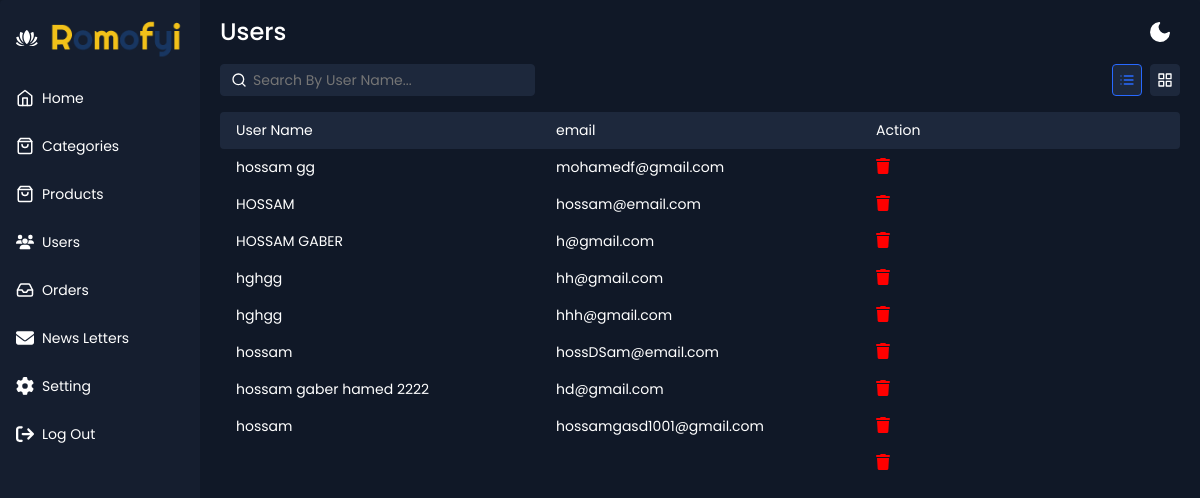
Page /Admin/dashboard.php?page=users (signed in) on the committed database.
### tables this page shows
CREATE TABLE `users` (
  `id` int(10) UNSIGNED NOT NULL,
  `name` varchar(255) NOT NULL,
  `email` varchar(255) NOT NULL,
  `email_verified_at` timestamp NULL DEFAULT NULL,
  `password` varchar(255) NOT NULL,
  `img` varchar(100) DEFAULT NULL,
  `remember_token` varchar(100) DEFAULT NULL,
  `created_at` timestamp NULL DEFAULT NULL,
  `updated_at` timestamp NULL DEFAULT NULL
);

### Admin/page/users.php (the view, shortened to what this page needs)
<div class="app-content">
    <div class="app-content-header">
        <h1 class="app-content-headerText">Users</h1>
        <button class="mode-switch" title="Switch Theme">
            <svg class="moon" fill="none" stroke="currentColor" stroke-linecap="round" stroke-linejoin="round"
                stroke-width="2" width="24" height="24" viewBox="0 0 24 24">
                <defs></defs>
                <path d="M21 12.79A9 9 0 1111.21 3 7 7 0 0021 12.79z"></path>
            </svg>
        </button>
    </div>
    <div class="app-content-actions">
        <form method="get" action="<?php __DIR__ ?>">
            <?php
            @$searchContent=$_GET['search'];
            if(!empty($searchContent)){
                ?>
                    <input style="color: var(--app-content-main-color);" class="search-bar" value="<?php echo $searchContent ?>" name="search" placeholder="Search By User Name..." type="text">
                <?php
            }else{
                ?>
                    <input  style="color: var(--app-content-main-color);"  class="search-bar" name="search" placeholder="Search By User Name..." type="text">
                <?php
            }
            ?>
        </form>
        <div class="app-content-actions-wrapper">
            <button class="action-button list active" title="List View">
            </button>
            <button class="action-button grid" title="Grid View">
            </button>
        </div>
    </div>
    <div class="products-area-wrapper tableView">
        <div class="products-header">
            <div class="product-cell category">User Name</div>
            <div class="product-cell status-cell">email</div>
            <div class="product-cell status-cell">Action</div>
        </div>
        <?php
        @$searchContent=$_GET['search'];
        if(!empty($searchContent)){
            $query="SELECT * FROM users  WHERE `name` LIKE '%$searchContent%'";
        }else{
            $query="SELECT * FROM users";
        }
        $result=mysqli_query($connection,$query);
        while($row=mysqli_fetch_assoc($result)){
            ?>
        <div class="products-row">
            <div class="product-cell category"><span class="cell-label">User Name:</span><?php echo $row['name']  ?>
            </div>
            <div class="product-cell status-cell">
                <span class="cell-label">Email:</span><?php echo $row['email']  ?>
            </div>
            <div class="product-cell sales"><span class="cell-label">Action:</span>
                <a href="dashboard.php?page=users&id=<?php echo$row['id']?>">
                    <i class="fa-solid fa-trash" style="color: red; margin-right: 10px; font-size: 16px;"></i>
                </a>
            </div>
        </div>
        <?php
        }
        ?>
    </div>
</div>

### Admin/admin_Style/style.css (style rules this page uses)
* { box-sizing: border-box; }
:root { --app-bg: #101827; --sidebar: rgba(21, 30, 47, 1); --sidebar-main-color: #fff; --table-border: #1a2131; --table-header: #1a2131; --app-content-main-color: #fff; --sidebar-link: #fff; --sidebar-active-link: #1d283c; --sidebar-hover-link: #1a2539; --action-color: #2869ff; --action-color-hover: #6291fd; --app-content-secondary-color: #1d283c; --filter-reset: #2c394f; --filter-shadow: rgba(16, 24, 39, 0.8) 0px 6px 12px -2px, rgba(0, 0, 0, 0.3) 0px 3px 7px -3px; }
body, html { margin: 0; padding: 0; height: 100%; width: 100%; }
body { overflow: hidden; font-family: "Poppins", sans-serif; background-color: var(--app-bg); -webkit-font-smoothing: antialiased; -moz-osx-font-smoothing: grayscale; }
.mode-switch { background-color: transparent; border: none; padding: 0; color: var(--app-content-main-color); display: flex; justify-content: center; align-items: center; margin-left: auto; margin-right: 8px; cursor: pointer; }
.mode-switch .moon { fill: var(--app-content-main-color); }
.app-content { padding: 16px; background-color: var(--app-bg); height: 100%; flex: 1; max-height: 100%; display: flex; flex-direction: column; }
.app-content-header { display: flex; align-items: center; justify-content: space-between; padding: 0 4px; }
.app-content-headerText { color: var(--app-content-main-color); font-size: 24px; line-height: 32px; margin: 0; }
.app-content-actions { display: flex; justify-content: space-between; align-items: center; padding: 16px 4px; }
.app-content-actions-wrapper { display: flex; align-items: center; margin-left: auto; }
.search-bar { background-color: var(--app-content-secondary-color); border: 1px solid var(--app-content-secondary-color); color: var(--app-content-main-color); font-size: 14px; line-height: 24px; border-radius: 4px; padding: 0px 10px 0px 32px; height: 32px; background-size: 16px; background-repeat: no-repeat; background-position: left 10px center; width: 100%; max-width: 320px; transition: 0.2s; }
.search-bar:placeholder { color: var(--app-content-main-color); }
.action-button { border-radius: 4px; height: 32px; background-color: var(--app-content-secondary-color); border: 1px solid var(--app-content-secondary-color); display: flex; align-items: center; color: var(--app-content-main-color); font-size: 14px; margin-left: 8px; cursor: pointer; }
.action-button:focus, .action-button.active { outline: none; color: var(--action-color); border-color: var(--action-color); }
.products-area-wrapper { width: 100%; max-height: 100%; overflow: auto; padding: 0 4px; }
.tableView .products-header { display: flex; align-items: center; border-radius: 4px; background-color: var(--app-content-secondary-color); position: sticky; top: 0; }
.tableView .products-row { display: flex; align-items: center; border-radius: 4px; }
.tableView .product-cell { flex: 1; padding: 8px 16px; color: var(--app-content-main-color); font-size: 14px; display: flex; align-items: center; }

### Admin/dashboard.php (style rules this page uses)
.active,.disabled { text-decoration: none; }

### rows in the picture
users: name "hossam gg", email "mohamedf@gmail.com"
users: name "HOSSAM", email "hossam@email.com"
users: name "HOSSAM GABER", email "h@gmail.com"
users: name "hghgg", email "hh@gmail.com"
users: name "hghgg", email "hhh@gmail.com"
users: name "hossam", email "hossDSam@email.com"
users: name "hossam gaber hamed 2222", email "hd@gmail.com"
users: name "hossam", email "hossamgasd1001@gmail.com"
